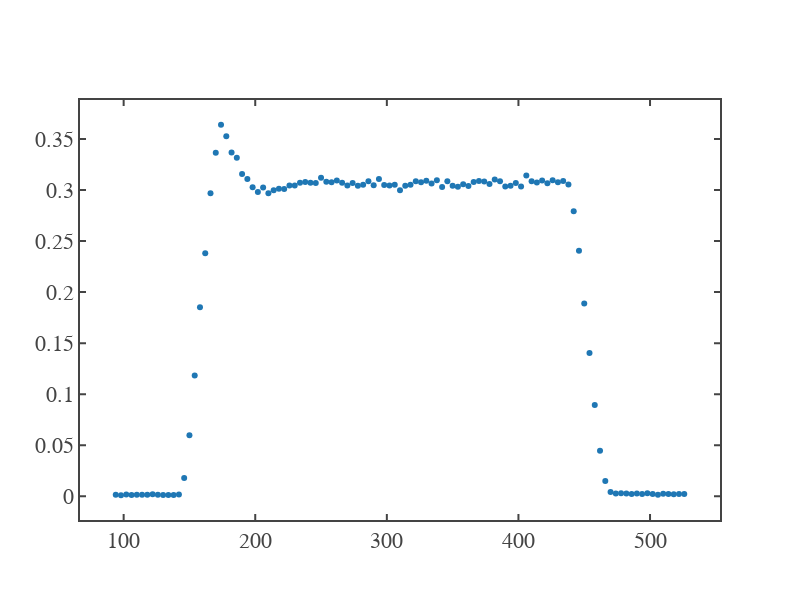

Notebook code for this chart:
### Code cell
# For Delay Measurement

x_old=time_array
y_old=data
fig = go.Figure()
fig.add_scatter(x=x_old[1:],y=y_old[1:],mode='markers')
fig.update_layout(template = fig_template,width=800,height=600)
fig.show()
